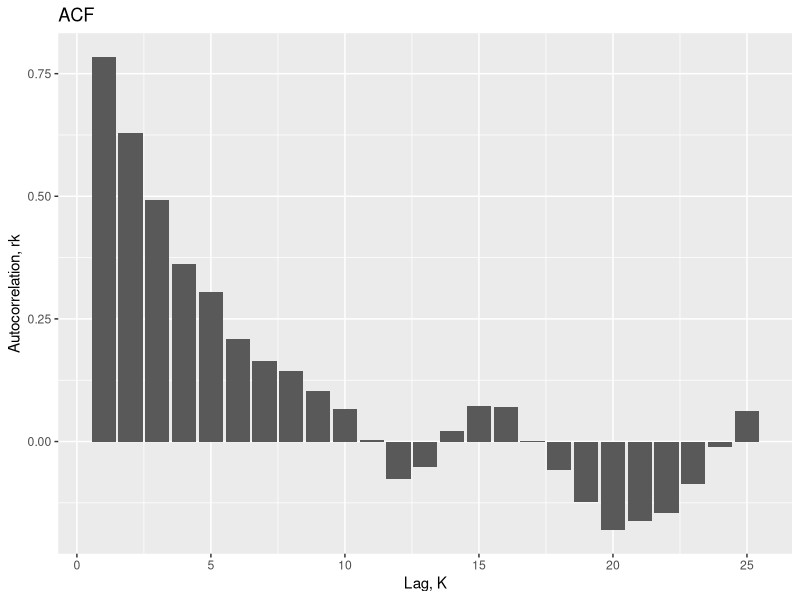

Here is the R script that generated this plot:
## ---- chunk 1

# Data load

viscosity <- read.csv("viscosity.csv", header= T, sep=";")
head(viscosity)
attach(viscosity)

## ---- chunk 2
# calculating the meand yHat


yHat <- round(mean(Readings),4)
yHat

# just a comment

## ---- chunk 3

# Autocovariance lag k = 1

co <- function(vector){
  
  Co <- c()
  
  for (i in 1:length(vector)){
  
    Co[i] <- (vector[i]-yHat)*(vector[i]-yHat)
  
  }
  
  Co <- sum(Co)/length(vector)
  Co <- round(Co, 4)
  
  return (Co)
  
}

Co <- co(Readings)
Co
## ---- chunk 4
# Autocovariance lag k = 1

C1 <- c()

for (i in 1:(length(Readings)-1)){
  
  C1[i] <- (Readings[i]-yHat)*(Readings[i+1]-yHat)
  
}
C1 <- sum(C1)/100
C1
## ---- chunk 5

r1 <- C1/Co
r1

## ---- chunk 6
# Autocovariance lag k = 2

C2 <- c()

for (i in 1:(length(Readings)-2)){
  
  C2[i] <- (Readings[i]-yHat)*(Readings[i+2]-yHat)
  
}
C2 <- sum(C2)/100
C2
## ---- chunk 7

# ACF autocorrelation function

ACF <- function(vector,kend = 25){
  
  yHat <- mean(vector)
  Co <- co(vector)
  
  cov_vector <- c()
  rn <- c()
  
  for ( i in 1:kend){
    
    Cn <- c()
    
    for (j in 1:(length(vector)-i)){
  
      Cn[j] <-(vector[j]-yHat)*(vector[j+i]-yHat)
      
    }
    cov_vector[i]<- sum(Cn)/length(vector)
    rn[i] <- cov_vector[i]/Co
  }
  
  #cov_vector < round(cov_vector,4)
  #rn <- round(rn,4)
  result <- data.frame(cov_vector,rn)
  return(result)
  
  
}

## ---- chunk 8

# ACF results

acf <- ACF(Readings)

acf[2]
## ---- chunk 9
library(dplyr)
library(ggplot2)

ggplot(acf, aes(x = seq(1:25), y = rn)) +
  geom_col(position = "identity") + 
  ggtitle("ACF") +
  xlab("Lag, K") + ylab("Autocorrelation, rk")
